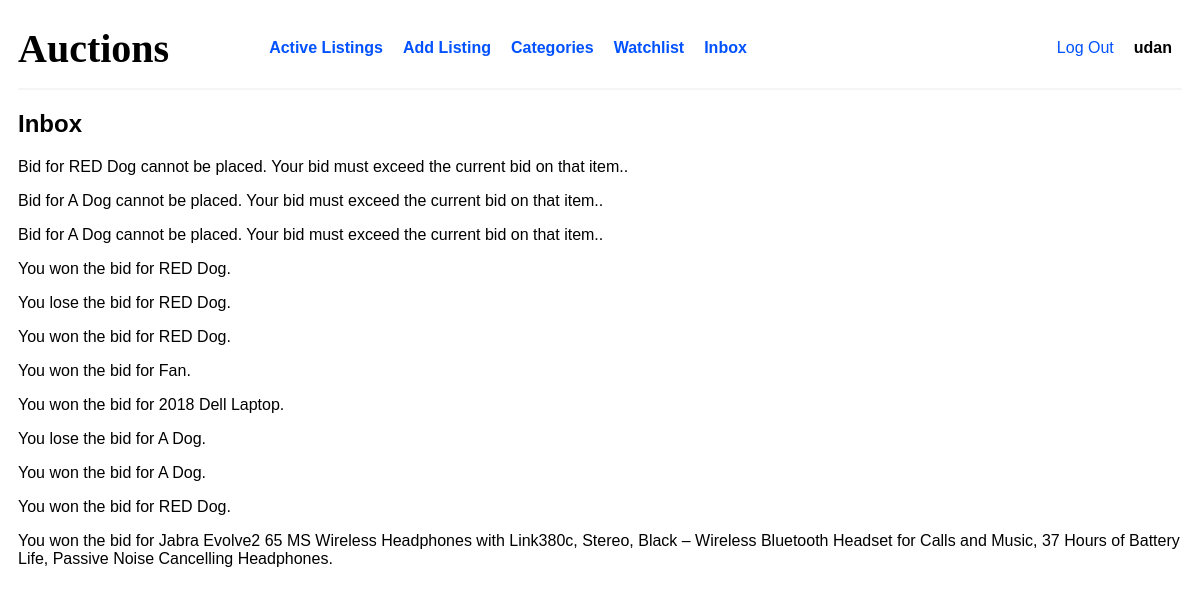
The app's page /inbox (signed in) with its own data.
### auctions/models.py (models this page shows, shortened)
class User(AbstractUser):
    pass

class Inbox(models.Model):
    message = models.TextField()
    user = models.ForeignKey(User, on_delete=models.CASCADE, related_name="inbox")

### auctions/views.py (the view)
# urls.py: path('inbox', views.inbox, name='inbox')
def inbox(req):
    if not req.user.is_authenticated:
        return HttpResponseRedirect(reverse("auctions:login"))
    myInbox = req.user.inbox.all()
    return render(req, 'auctions/inbox/index.html', {
        'myInbox': myInbox
    })

### auctions/templates/auctions/inbox/index.html
{% extends "auctions/layout.html" %} {% block body %}
<h2>Inbox</h2>
{% for item in myInbox %}
<p>{{item.message}}</p>
{% endfor %}
{% endblock %}

### auctions/templates/auctions/layout.html (shortened to what this page needs)
{% load static %}
<!DOCTYPE html>
<html lang="en">
<head>
    <link href="{% static 'auctions/styles.css' %}" rel="stylesheet" />
</head>
<body>
    <nav class="nav">
        <h1 class="auction-heading">Auctions</h1>
        <div class="nav-content">
            <div class="page-links">
                <a
                class="nav-link"
                href="{% url 'auctions:index' %}">Active Listings</a>
                <a
                class="nav-link"
                href="{% url 'auctions:addListing' %}">Add Listing</a>
                <a
                class="nav-link"
                href="{% url 'auctions:categoryPage' %}">Categories</a>
                <a
                class="nav-link"
                href="{% url 'auctions:watchlist' %}">Watchlist</a>
                <a
                class="nav-link"
                href="{% url 'auctions:inbox' %}">Inbox</a>
            </div>
            <div class="user-info">
                {% if user.is_authenticated %}
                <a class="nav-link" href="{% url 'auctions:logout' %}">Log Out</a>
                <span href="#" class="username" role="p">{{ user.username }}</span>
                {% else %}
                <a class="nav-link" href="{% url 'auctions:login' %}">Log In</a>
                <a class="nav-link" href="{% url 'auctions:register' %}">Register</a>
                {% endif %}
            </div>
        </div>
    </nav>
    {% block body %} {% endblock %}
</body>
</html>

### auctions/static/auctions/styles.css (style rules this page uses)
body { padding: 10px; font-family: Helvetica, sans-serif; }
.nav { display: flex; justify-content: flex-start; align-items: center; flex-wrap: nowrap; border-bottom: 2px solid whitesmoke; margin-bottom: 10px; padding-bottom: 10px; height: 60px; }
.auction-heading { font-family: Georgia, serif; font-size: 40px; }

### records on screen
User: username "udan"
Inbox: message "Bid for RED Dog cannot be placed. Your bid must exceed the current bid on that item.."
Inbox: message "Bid for A Dog cannot be placed. Your bid must exceed the current bid on that item.."
Inbox: message "Bid for A Dog cannot be placed. Your bid must exceed the current bid on that item.."
Inbox: message "You won the bid for RED Dog."
Inbox: message "You lose the bid for RED Dog."
Inbox: message "You won the bid for RED Dog."
Inbox: message "You won the bid for Fan."
Inbox: message "You won the bid for 2018 Dell Laptop."
Inbox: message "You lose the bid for A Dog."
Inbox: message "You won the bid for A Dog."
Inbox: message "You won the bid for RED Dog."
Inbox: message "You won the bid for Jabra Evolve2 65 MS Wireless Headphones with Link380c, Stereo, Black – Wireless Bluetooth Headset for Calls and Music, 37 Hours of Battery Life, Passive Noise Cancelling Headphones."
